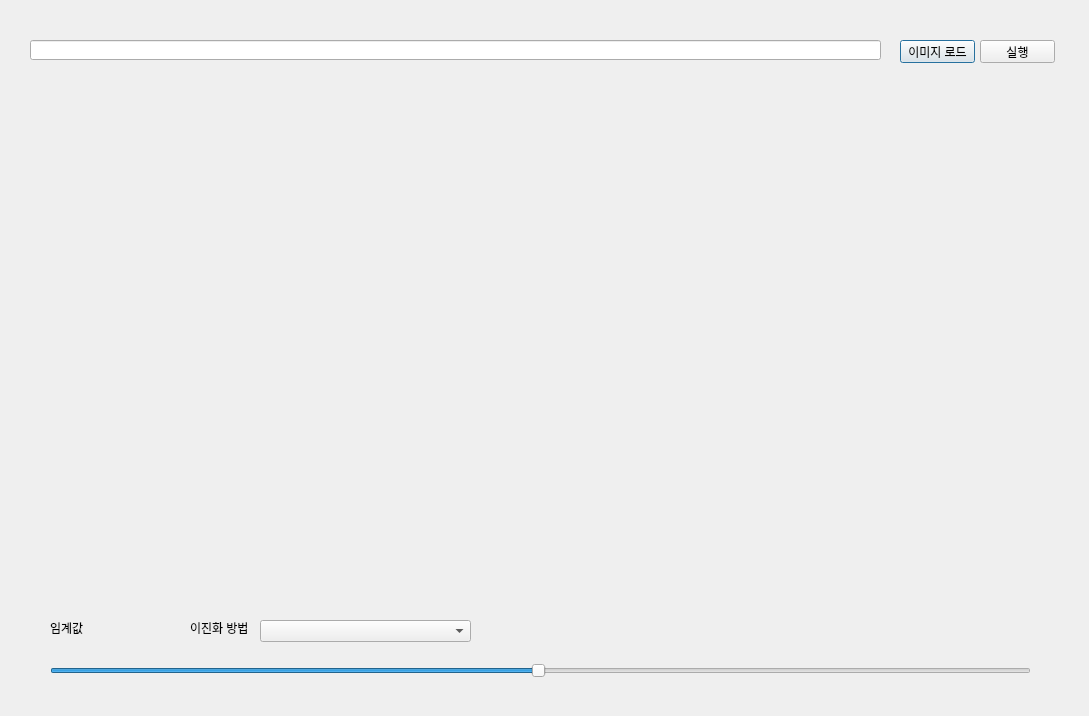
<?xml version="1.0" encoding="UTF-8"?>
<ui version="4.0">
 <class>Dialog</class>
 <widget class="QDialog" name="Dialog">
  <property name="geometry">
   <rect>
    <x>0</x>
    <y>0</y>
    <width>1089</width>
    <height>716</height>
   </rect>
  </property>
  <property name="windowTitle">
   <string>Dialog</string>
  </property>
  <widget class="QPushButton" name="loadBtn">
   <property name="geometry">
    <rect>
     <x>900</x>
     <y>40</y>
     <width>75</width>
     <height>23</height>
    </rect>
   </property>
   <property name="text">
    <string>이미지 로드</string>
   </property>
  </widget>
  <widget class="QPushButton" name="procBtn">
   <property name="geometry">
    <rect>
     <x>980</x>
     <y>40</y>
     <width>75</width>
     <height>23</height>
    </rect>
   </property>
   <property name="text">
    <string>실행</string>
   </property>
  </widget>
  <widget class="QLabel" name="imgSrc">
   <property name="geometry">
    <rect>
     <x>30</x>
     <y>90</y>
     <width>500</width>
     <height>500</height>
    </rect>
   </property>
   <property name="text">
    <string/>
   </property>
  </widget>
  <widget class="QLabel" name="imgDst">
   <property name="geometry">
    <rect>
     <x>560</x>
     <y>90</y>
     <width>500</width>
     <height>500</height>
    </rect>
   </property>
   <property name="text">
    <string/>
   </property>
  </widget>
  <widget class="QLineEdit" name="filePath">
   <property name="geometry">
    <rect>
     <x>30</x>
     <y>40</y>
     <width>851</width>
     <height>20</height>
    </rect>
   </property>
  </widget>
  <widget class="QSlider" name="hSlider">
   <property name="geometry">
    <rect>
     <x>50</x>
     <y>660</y>
     <width>981</width>
     <height>22</height>
    </rect>
   </property>
   <property name="maximum">
    <number>255</number>
   </property>
   <property name="pageStep">
    <number>10</number>
   </property>
   <property name="value">
    <number>127</number>
   </property>
   <property name="orientation">
    <enum>Qt::Horizontal</enum>
   </property>
  </widget>
  <widget class="QLabel" name="label_threshold">
   <property name="geometry">
    <rect>
     <x>50</x>
     <y>620</y>
     <width>161</width>
     <height>16</height>
    </rect>
   </property>
   <property name="text">
    <string>임계값</string>
   </property>
  </widget>
  <widget class="QComboBox" name="comboThr">
   <property name="geometry">
    <rect>
     <x>260</x>
     <y>620</y>
     <width>211</width>
     <height>22</height>
    </rect>
   </property>
  </widget>
  <widget class="QLabel" name="label">
   <property name="geometry">
    <rect>
     <x>190</x>
     <y>620</y>
     <width>71</width>
     <height>16</height>
    </rect>
   </property>
   <property name="text">
    <string>이진화 방법</string>
   </property>
  </widget>
 </widget>
 <resources/>
 <connections/>
</ui>
